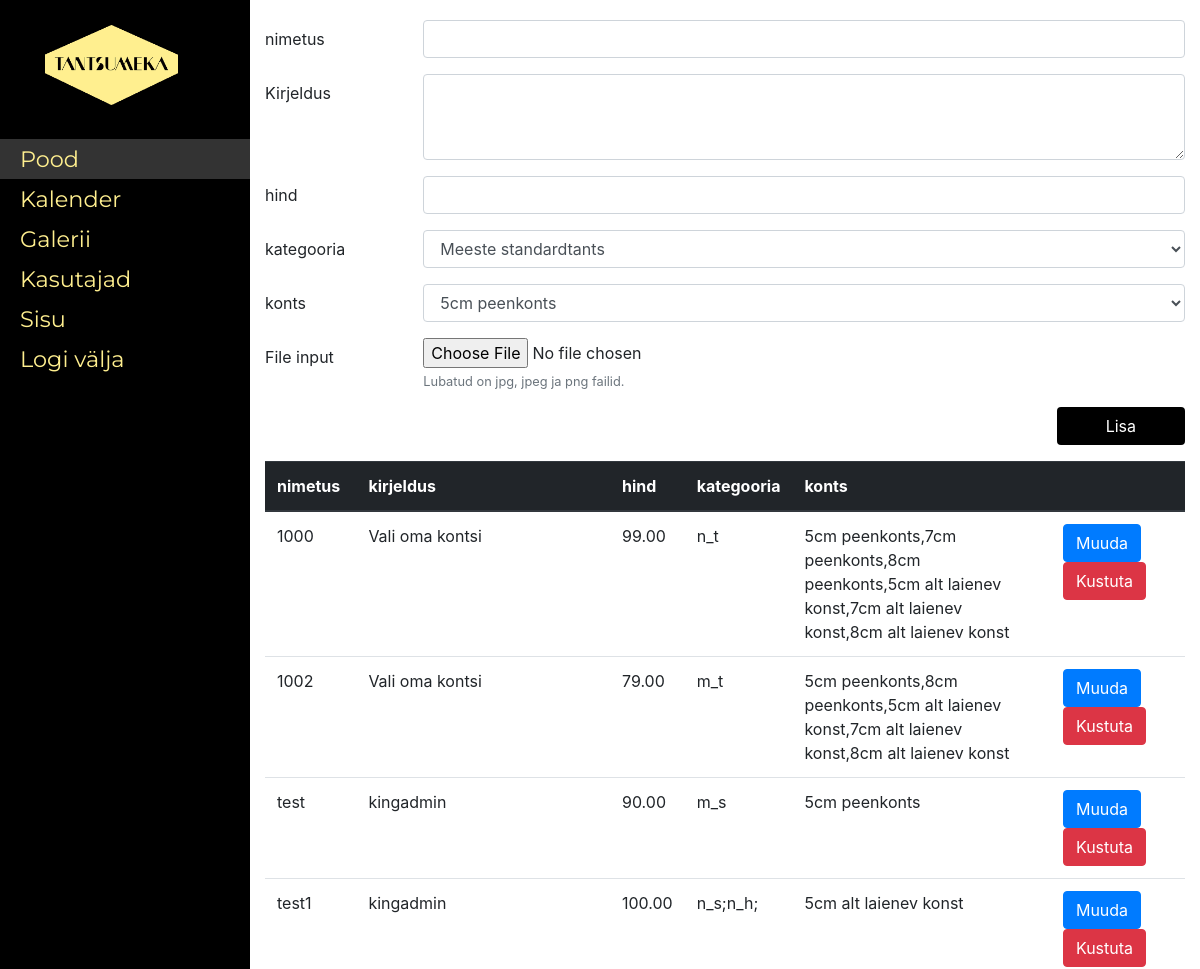
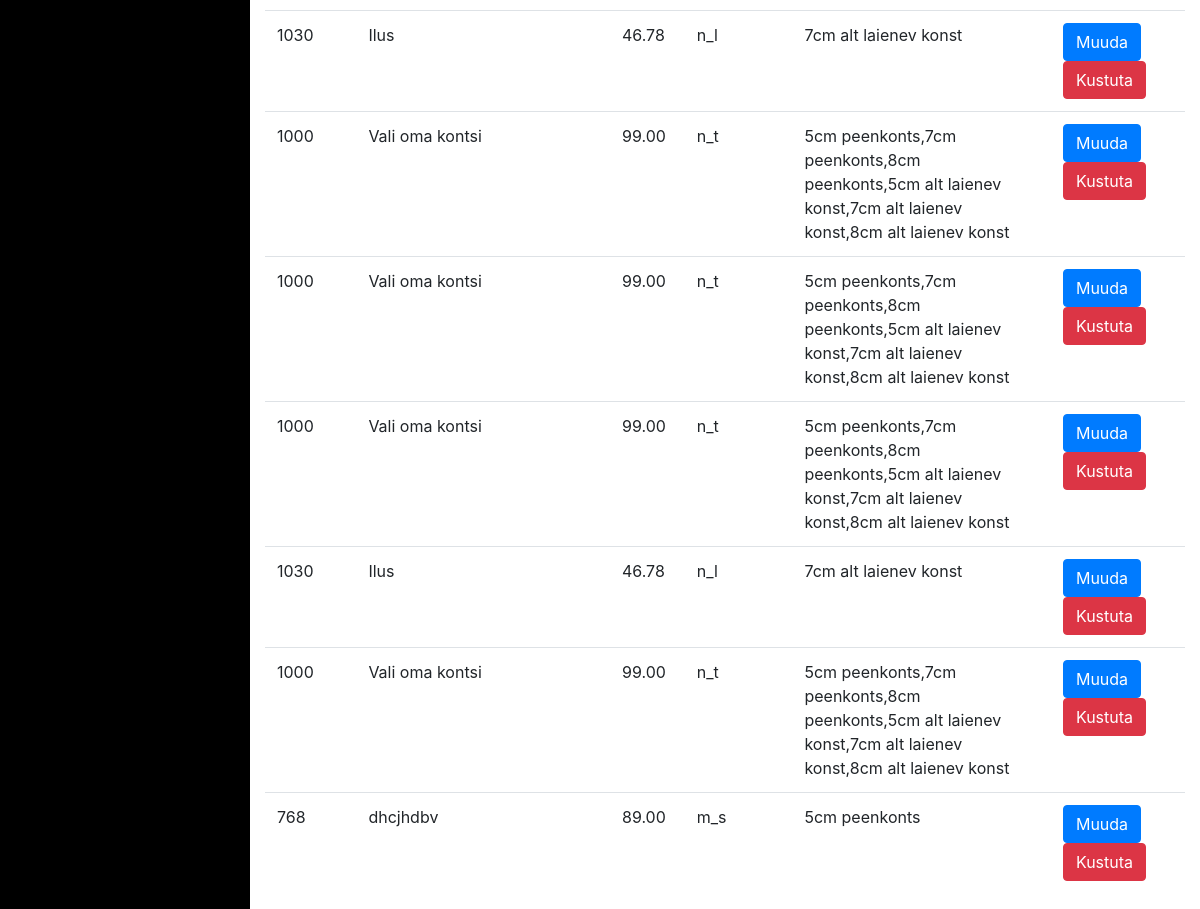
/admin/index/shop/index.php (signed in), run on the app's committed database (2 pictures, top to bottom).
### tables this page shows
CREATE TABLE IF NOT EXISTS `products` (
  `id` int(11) NOT NULL,
  `name` varchar(200) NOT NULL,
  `image` longtext NOT NULL,
  `image_chosen` varchar(100) NOT NULL,
  `description` text NOT NULL,
  `price` decimal(8,2) NOT NULL,
  `category` varchar(100) NOT NULL,
  `heel` set('5cm peenkonts','7cm peenkonts','8cm peenkonts','5cm alt laienev konst','7cm alt laienev konst','8cm alt laienev konst') NOT NULL
);

### admin/index/shop/index.php (the view, shortened to what this page needs)
<!DOCTYPE html>
<html lang="en">
<head>
    <link rel="stylesheet" href="../assets/css/admin.css">
    <link rel="stylesheet" href="https://stackpath.bootstrapcdn.com/bootstrap/4.1.1/css/bootstrap.min.css">
</head>
<body>
    <div id="wrapper">
        <div id="sidebar-wrapper">
            <ul class="sidebar-nav">
                <li class="sidebar-brand">
                    <a href="../">
                        <img src="../assets/img/tantsumeka_hele.png" alt="logo" height="80" width="133">
                    </a>
                </li>
                <br>
                <li class="visited">
                    <a href="">Pood</a>
                </li>
                <li>
                    <a href="../calendar">Kalender</a>
                </li>
                <li>
                    <a href="../galery">Galerii</a>
                </li>
                <li>
                    <a href="../users">Kasutajad</a>
                </li>
                <li>
                    <a href="../content">Sisu</a>
                </li>
                <li>
                    <a href="?logout=1">Logi välja</a>
                </li>
            </ul>
        </div>
        <div id="page-content-wrapper">
            <div class="row">
                <div class="col-lg-12">
                    <section>
                        <row>
                            <div class="col-12">
                                <div>
                                    <form method="POST" action="add.php" enctype='multipart/form-data'>
                                        <div class="form-group row">
                                            <label for="name-input" class="col-2 col-form-label">nimetus</label>
                                            <div class="col-10">
                                                <input class="form-control" type="text" value="" id="name-input" name="name">
                                            </div>
                                        </div>
                                        <div class="form-group row">
                                            <label for="description-input" class="col-2 col-form-label">Kirjeldus</label>
                                            <div class="col-10">
                                                <textarea class="form-control" type="text" value="" id="description-input" name="description" rows="3"></textarea>
                                            </div>
                                        </div>
                                        <div class="form-group row">
                                            <label for="price-input" class="col-2 col-form-label">hind</label>
                                            <div class="col-10">
                                                <input class="form-control" type="text" value="" id="price-input" name="price">
                                            </div>
                                        </div>
                                        <div class="form-group row">
                                            <label class="col-2 col-form-label" for="category">kategooria</label>
                                            <div class="col-10">
                                                <select name="category" class="form-control">
                                                    <option value="m_s">Meeste standardtants </option>
                                                </select>
                                            </div>
                                        </div>
                                        <div class="form-group row">
                                            <label class="col-2 col-form-label" for="heel">konts</label>
                                            <div class="col-10">
                                                <select name="heel" class="form-control">
                                                    <option value="5cm peenkonts">5cm peenkonts</option>
                                                </select>
                                            </div>
                                        </div>
                                        <div class="form-group row">
                                            <label class="col-2 col-form-label" for="input-file">File input</label>
                                            <div class="col-10">
                                                <input type="file" class="form-control-file" id="input-file" aria-describedby="fileHelp" name="file">
                                                <small id="fileHelp" class="form-text text-muted">Lubatud on jpg, jpeg ja png failid.</small>
                                            </div>
                                        </div>
                                        <div class="form-group row">
                                            <div class="col-10"></div>
                                            <div class="col-2">
                                                <input type="submit" name="add" value="Lisa" class="btn btn-block" style="border-radius: 4px; background-color:black; color:white;">
                                            </div>
                                        </div>
                                    </form>
                                </div>
                            </div>
                            <div class="col-12">
                                <div class="table-responsive">
                                    <table class="table">
                                        <thead class="thead-dark">
                                            <th scope="col" style="width: 10%">nimetus</th>
                                            <th scope="col" style="width: 30%">kirjeldus</th>
                                            <th scope="col" style="width: 5%">hind</th>
                                            <th scope="col" style="width: 5%">kategooria</th>
                                            <th scope="col" style="width: 30%">konts</th>
                                            <th scope="col" style="width: 15%"></th>
                                        </thead>
                                        <tbody>
                                            <?php
                                                include('conn.php');
                                                $query=mysqli_query($conn,"select * from `products`");
                                                while($row=mysqli_fetch_array($query)){
                                                    ?>
                                                    <tr>
                                                        <td><?php echo $row['name']; ?></td>
                                                        <td><?php echo $row['description']; ?></td>
                                                        <td><?php echo $row['price']; ?></td>
                                                        <td><?php echo $row['category']; ?></td>
                                                        <td><?php echo $row['heel']; ?></td>
                                                        <td>
                                                            <a type="button" role="button" class="btn btn-primary" href="edit.php?id=<?php echo $row['id']; ?>">Muuda</a>
                                                            <a type="button" role="button" class="btn btn-danger" href="delete.php?id=<?php echo $row['id']; ?>">Kustuta</a>
                                                        </td>
                                                    </tr>
                                                        <?php
                                                    }
                                            ?>
                                        </tbody>
                                    </table>
                                </div>
                            </div>
                        </row>
                    </section>
                </div>
            </div>
        </div>
    </div>
</body>
</html>

### admin/index/assets/css/admin.css (style rules this page uses)
#wrapper { padding-left: 250px; }
#page-content-wrapper { width: 100%; padding-top: 20px; position: relative; }
#sidebar-wrapper { z-index: 1000; position: fixed; left: 250px; width: 250PX; height: 100%; margin-left: -250px; overflow-y: auto; background: #000; -webkit-transition: all 0.5s ease; -moz-transition: all 0.5s ease; -o-transition: all 0.5s ease; transition: all 0.5s ease; }
.sidebar-nav { position: absolute; top: 0; width: 250px; margin: 0; padding: 0; list-style: none; }
.sidebar-nav li { text-indent: 20px; line-height: 40px; }
.sidebar-nav li a { display: block; text-decoration: none; color: #ffef8f; font-size: 1.4rem; font-family: 'Montserrat', sans-serif; font-weight: 400; }
.sidebar-nav li { text-decoration: none; }
.visited { text-decoration: none; color: #fff; background: rgba(255,255,255,0.2); }
.sidebar-nav > .sidebar-brand { height: 65px; font-size: 18px; line-height: 60px; }
.sidebar-nav > .sidebar-brand a { color: #999999; }
.sidebar-brand { margin: 10%; padding: 0; }

### data on the page
products: name "1000", description "Vali oma kontsi", price "99.00", category "n_t", heel "5cm peenkonts,7cm peenkonts,8cm peenkonts,5cm alt laienev konst,7cm alt laienev konst,8cm alt laienev konst"
products: name "1002", description "Vali oma kontsi", price "79.00", category "m_t", heel "5cm peenkonts,8cm peenkonts,5cm alt laienev konst,7cm alt laienev konst,8cm alt laienev konst"
products: name "test", description "kingadmin", price "90.00", category "m_s", heel "5cm peenkonts"
products: name "test1", description "kingadmin", price "100.00", category "n_s;n_h;", heel "5cm alt laienev konst"
products: name "1030", description "Ilus", price "46.78", category "n_l", heel "7cm alt laienev konst"
products: name "1000", description "Vali oma kontsi", price "99.00", category "n_t", heel "5cm peenkonts,7cm peenkonts,8cm peenkonts,5cm alt laienev konst,7cm alt laienev konst,8cm alt laienev konst"
products: name "1000", description "Vali oma kontsi", price "99.00", category "n_t", heel "5cm peenkonts,7cm peenkonts,8cm peenkonts,5cm alt laienev konst,7cm alt laienev konst,8cm alt laienev konst"
products: name "1000", description "Vali oma kontsi", price "99.00", category "n_t", heel "5cm peenkonts,7cm peenkonts,8cm peenkonts,5cm alt laienev konst,7cm alt laienev konst,8cm alt laienev konst"
products: name "1030", description "Ilus", price "46.78", category "n_l", heel "7cm alt laienev konst"
products: name "1000", description "Vali oma kontsi", price "99.00", category "n_t", heel "5cm peenkonts,7cm peenkonts,8cm peenkonts,5cm alt laienev konst,7cm alt laienev konst,8cm alt laienev konst"
products: name "768", description "dhcjhdbv", price "89.00", category "m_s", heel "5cm peenkonts"
